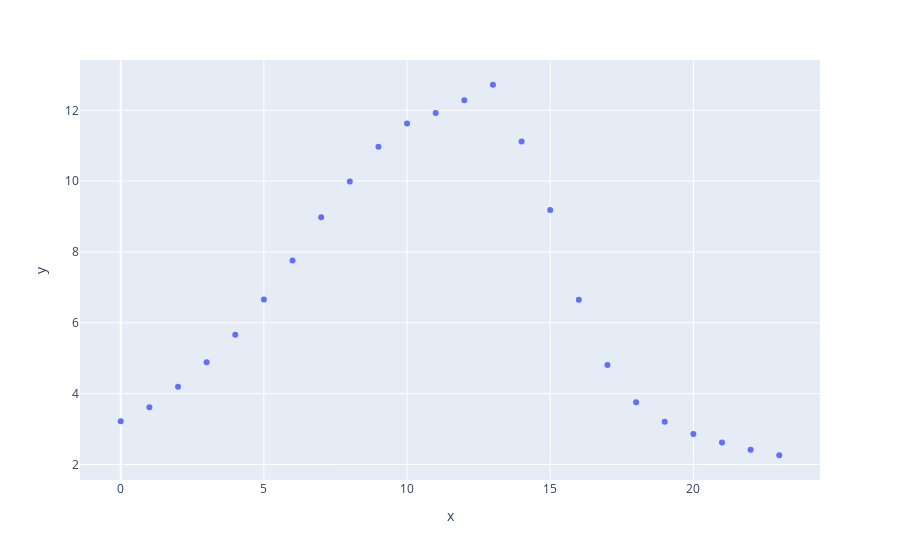

Notebook code for this chart:
### Code cell
import plotly.express as px

abs_laps = abs_laps.numpy()

mask_laps = []
for i in range(abs_laps.shape[0]):
    mask_laps.append(np.mean(abs_laps[i][im_mask==1]))
    
px.scatter(x=range(len(mask_laps)), y=mask_laps)

### Figure 1 — Plotly figure (JSON) as saved in the notebook; plotly's stock layout.template omitted (floating-point values rounded to 4 significant figures)
{"data": [{"hovertemplate": "x=%{x}<br>y=%{y}<extra></extra>", "legendgroup": "", "marker": {"color": "#636efa", "symbol": "circle"}, "mode": "markers", "name": "", "orientation": "v", "showlegend": false, "type": "scatter", "x": [0, 1, 2, 3, 4, 5, 6, 7, 8, 9, 10, 11, 12, 13, 14, 15, 16, 17, 18, 19, 20, 21, 22, 23], "xaxis": "x", "y": [3.219, 3.616, 4.197, 4.883, 5.661, 6.656, 7.76, 8.981, 9.986, 10.97, 11.63, 11.93, 12.28, 12.72, 11.12, 9.182, 6.654, 4.811, 3.757, 3.204, 2.86, 2.617, 2.414, 2.26], "yaxis": "y"}], "layout": {"legend": {"tracegroupgap": 0}, "margin": {"t": 60}, "xaxis": {"anchor": "y", "domain": [0, 1], "title": {"text": "x"}}, "yaxis": {"anchor": "x", "domain": [0, 1], "title": {"text": "y"}}}}
